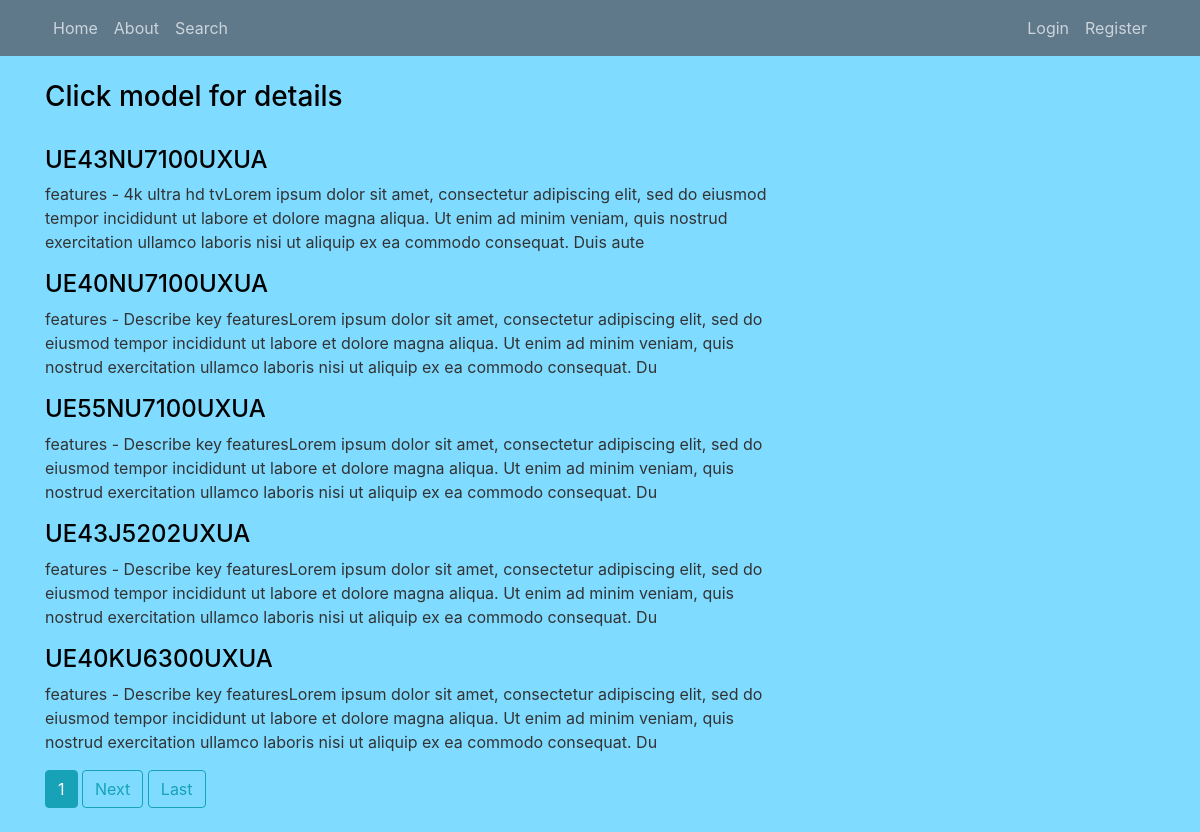
The page / on the database its author committed.
### tv_models/models.py (models this page shows, shortened)
class TVModel(models.Model):
    S_SIZE = (
        ('32', '32'),
        ('40', '40'),
        ('43', '43'),
        ('49', '49'),
        ('55', '55'),
    )
    Year = (('2018', '2018'),
            ('2017', '2017'),
            ('2016', '2016'),
            ('2019', '2019'))
    HDR = (('yes', 'Yes'),
           ('No', 'No'))
    OS = (('Tizen', 'Tizen'),
          ('Orsay', 'Orsay'),)
    RESOLUTION = (('FHD', 'FHD'), ('UHD', 'UHD'))
    title = models.CharField(max_length=15)
    model_year = models.CharField(max_length=4, choices=Year)
    screen_size = models.CharField(max_length=2, choices=S_SIZE)
    resolution = models.CharField(max_length=3, choices=RESOLUTION)
    hdr = models.CharField(max_length=3, choices=HDR)
    system_os = models.CharField(max_length=8, choices=OS)
    content = models.TextField(max_length=255, default='Describe key features')
    manual = models.URLField(verbose_name='here lies url', blank=True)
    objects = models.Manager()

### tv_models/views.py (the view)
# urls.py: path('', TVList.as_view(), name='tv_models-home'),
class TVList(LV):
    model = TVModel
    template_name = 'tv_models/home.html'
    context_object_name = 'model'
    paginate_by = 5

### tv_models/templates/tv_models/home.html (shortened to what this page needs)
{% extends 'tv_models/main.html' %}
{% block content %}
<h3>Click model for details</h3>
<br style="line-height:10px">
<div class="model">
   {% for item in model %}
    <div class="model">
        <h4><a class="model-title" href="{% url 'tv_models-tvmodel_detail' item.id %}">{{ item.title }}</a></h4>
        <p>features - {{item.content}}</p>
    </div>
    {% endfor %}
</div>
{% for num in page_obj.paginator.page_range %}
    {% if page_obj.number == num %}
        <a class="btn btn-info mb-4" href="?page={{num}}">{{ num }}</a>
    {% endif %}
{% endfor %}
{% if is_paginated %}
    {% if page_obj.has_next%}
        <a class="btn btn-outline-info mb-4" href="?page={{page_obj.next_page_number}}">Next</a>
        <a class="btn btn-outline-info mb-4" href="?page={{page_obj.paginator.num_pages}}">Last</a>
    {% endif %}
{% endif %}
{% endblock %}

### tv_models/static/tv_models/main.css (style rules this page uses)
body { background: #7FDBFF; color: #333333; margin-top: 5rem; }
h1, h2, h3, h4, h5, h6 { color: black; }
.model-title { color: black; }

### rows shown on the page
TVModel: title "UE43NU7100UXUA", content "4k ultra hd tvLorem ipsum dolor sit amet, consectetur adipiscing elit, sed do eiusmod tempor incididunt ut labore et dolore magna aliqua. Ut enim ad minim veniam, quis nostrud exercitation ullamco laboris nisi ut aliquip ex ea commodo consequat. Duis aute"
TVModel: title "UE40NU7100UXUA", content "Describe key featuresLorem ipsum dolor sit amet, consectetur adipiscing elit, sed do eiusmod tempor incididunt ut labore et dolore magna aliqua. Ut enim ad minim veniam, quis nostrud exercitation ullamco laboris nisi ut aliquip ex ea commodo consequat. Du"
TVModel: title "UE55NU7100UXUA", content "Describe key featuresLorem ipsum dolor sit amet, consectetur adipiscing elit, sed do eiusmod tempor incididunt ut labore et dolore magna aliqua. Ut enim ad minim veniam, quis nostrud exercitation ullamco laboris nisi ut aliquip ex ea commodo consequat. Du"
TVModel: title "UE43J5202UXUA", content "Describe key featuresLorem ipsum dolor sit amet, consectetur adipiscing elit, sed do eiusmod tempor incididunt ut labore et dolore magna aliqua. Ut enim ad minim veniam, quis nostrud exercitation ullamco laboris nisi ut aliquip ex ea commodo consequat. Du"
TVModel: title "UE40KU6300UXUA", content "Describe key featuresLorem ipsum dolor sit amet, consectetur adipiscing elit, sed do eiusmod tempor incididunt ut labore et dolore magna aliqua. Ut enim ad minim veniam, quis nostrud exercitation ullamco laboris nisi ut aliquip ex ea commodo consequat. Du"

### other values the page prints
{{ num }} "1"
